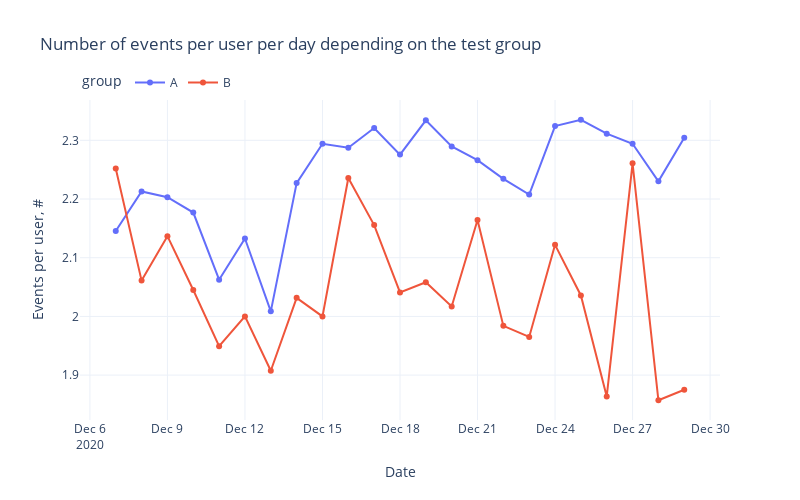

This figure's notebook cell:
### Markdown cell above
The number of events in group A significantly increases after December 12th. However, this could be attributed to the difference in the total number of users.

Let's examine this metric on a per-user basis.

### Code cell
df_temp = (
    pd.pivot_table(
        data=df_summary,
        index=['event_date', 'group'],
        values=['user_id', 'event_name'],
        aggfunc={'user_id': 'nunique', 'event_name': 'count'}
    )
    .reset_index()
    .rename_axis('index', axis=1)
    .rename(columns={'event_name': 'event_count', 'user_id': 'user_id_ucount'})
    .assign(
        events_per_user=lambda df: df.event_count / df.user_id_ucount
    )
)

fig = px.line(
    df_temp,
    x='event_date',
    y='events_per_user',
    color='group',
    markers=True,
    title='Number of events per user per day depending on the test group',
    labels=dict(event_date='Date', events_per_user='Events per user, #'),
    width=FIG_WIDTH * 100,
    height=FIG_HEIGHT * 100,
    template='plotly_white'
)
fig.update_layout(
    legend=dict(orientation='h', yanchor='top', y=1.1, x=0), hovermode='x unified'
)
fig.show()

### Figure 1 — Plotly figure (JSON) as saved in the notebook; plotly's stock layout.template omitted (floating-point values rounded to 4 significant figures)
{"data": [{"hovertemplate": "group=A<br>Date=%{x}<br>Events per user, #=%{y}<extra></extra>", "legendgroup": "A", "line": {"color": "#636efa", "dash": "solid"}, "marker": {"symbol": "circle"}, "mode": "markers+lines", "name": "A", "orientation": "v", "showlegend": true, "type": "scatter", "x": ["2020-12-07T00:00:00", "2020-12-08T00:00:00", "2020-12-09T00:00:00", "2020-12-10T00:00:00", "2020-12-11T00:00:00", "2020-12-12T00:00:00", "2020-12-13T00:00:00", "2020-12-14T00:00:00", "2020-12-15T00:00:00", "2020-12-16T00:00:00", "2020-12-17T00:00:00", "2020-12-18T00:00:00", "2020-12-19T00:00:00", "2020-12-20T00:00:00", "2020-12-21T00:00:00", "2020-12-22T00:00:00", "2020-12-23T00:00:00", "2020-12-24T00:00:00", "2020-12-25T00:00:00", "2020-12-26T00:00:00", "2020-12-27T00:00:00", "2020-12-28T00:00:00", "2020-12-29T00:00:00"], "xaxis": "x", "y": [2.146, 2.213, 2.203, 2.177, 2.062, 2.133, 2.009, 2.227, 2.294, 2.287, 2.321, 2.276, 2.334, 2.29, 2.266, 2.234, 2.208, 2.324, 2.335, 2.311, 2.294, 2.23, 2.304], "yaxis": "y"}, {"hovertemplate": "group=B<br>Date=%{x}<br>Events per user, #=%{y}<extra></extra>", "legendgroup": "B", "line": {"color": "#EF553B", "dash": "solid"}, "marker": {"symbol": "circle"}, "mode": "markers+lines", "name": "B", "orientation": "v", "showlegend": true, "type": "scatter", "x": ["2020-12-07T00:00:00", "2020-12-08T00:00:00", "2020-12-09T00:00:00", "2020-12-10T00:00:00", "2020-12-11T00:00:00", "2020-12-12T00:00:00", "2020-12-13T00:00:00", "2020-12-14T00:00:00", "2020-12-15T00:00:00", "2020-12-16T00:00:00", "2020-12-17T00:00:00", "2020-12-18T00:00:00", "2020-12-19T00:00:00", "2020-12-20T00:00:00", "2020-12-21T00:00:00", "2020-12-22T00:00:00", "2020-12-23T00:00:00", "2020-12-24T00:00:00", "2020-12-25T00:00:00", "2020-12-26T00:00:00", "2020-12-27T00:00:00", "2020-12-28T00:00:00", "2020-12-29T00:00:00"], "xaxis": "x", "y": [2.252, 2.061, 2.137, 2.045, 1.949, 2, 1.907, 2.032, 2, 2.236, 2.156, 2.041, 2.058, 2.017, 2.164, 1.984, 1.965, 2.122, 2.036, 1.864, 2.261, 1.857, 1.875], "yaxis": "y"}], "layout": {"height": 500, "hovermode": "x unified", "legend": {"orientation": "h", "title": {"text": "group"}, "tracegroupgap": 0, "x": 0, "y": 1.1, "yanchor": "top"}, "title": {"text": "Number of events per user per day depending on the test group"}, "width": 800, "xaxis": {"anchor": "y", "domain": [0, 1], "title": {"text": "Date"}}, "yaxis": {"anchor": "x", "domain": [0, 1], "title": {"text": "Events per user, #"}}}}
